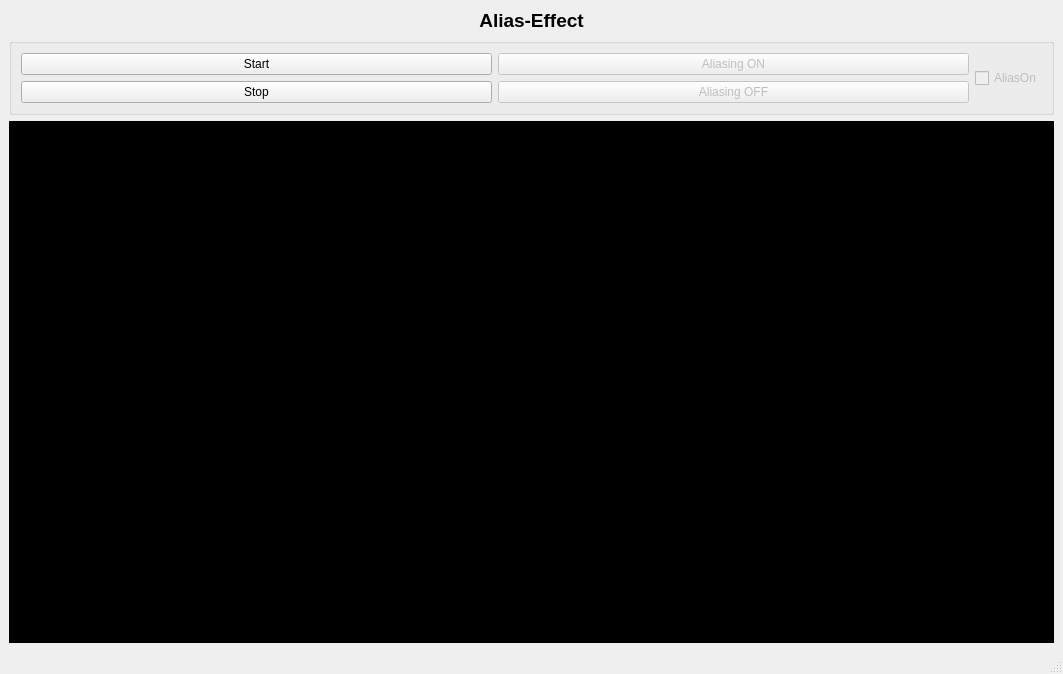
<?xml version="1.0" encoding="UTF-8"?>
<ui version="4.0">
 <class>MainWindow</class>
 <widget class="QMainWindow" name="MainWindow">
  <property name="geometry">
   <rect>
    <x>0</x>
    <y>0</y>
    <width>1063</width>
    <height>674</height>
   </rect>
  </property>
  <property name="windowTitle">
   <string>MainWindow</string>
  </property>
  <widget class="QWidget" name="centralwidget">
   <layout class="QGridLayout" name="gridLayout_5">
    <item row="0" column="0">
     <layout class="QGridLayout" name="gridLayout_4">
      <item row="3" column="1">
       <spacer name="horizontalSpacer">
        <property name="orientation">
         <enum>Qt::Horizontal</enum>
        </property>
        <property name="sizeHint" stdset="0">
         <size>
          <width>778</width>
          <height>0</height>
         </size>
        </property>
       </spacer>
      </item>
      <item row="2" column="1">
       <widget class="QWidget" name="widget" native="true">
        <property name="styleSheet">
         <string notr="true">background-color: rgb(0, 0, 0);</string>
        </property>
       </widget>
      </item>
      <item row="0" column="1">
       <widget class="QLabel" name="label">
        <property name="text">
         <string>&lt;html&gt;&lt;head/&gt;&lt;body&gt;&lt;p&gt;&lt;span style=&quot; font-size:14pt; font-weight:600;&quot;&gt;Alias-Effect&lt;/span&gt;&lt;/p&gt;&lt;/body&gt;&lt;/html&gt;</string>
        </property>
        <property name="alignment">
         <set>Qt::AlignCenter</set>
        </property>
       </widget>
      </item>
      <item row="1" column="1">
       <widget class="QGroupBox" name="groupBox">
        <property name="title">
         <string/>
        </property>
        <layout class="QGridLayout" name="gridLayout_3">
         <item row="0" column="2">
          <widget class="QCheckBox" name="checkBox">
           <property name="enabled">
            <bool>false</bool>
           </property>
           <property name="tabletTracking">
            <bool>false</bool>
           </property>
           <property name="text">
            <string>AliasOn</string>
           </property>
          </widget>
         </item>
         <item row="0" column="1">
          <layout class="QVBoxLayout" name="verticalLayout">
           <item>
            <layout class="QGridLayout" name="gridLayout">
             <item row="1" column="0">
              <spacer name="horizontalSpacer_3">
               <property name="orientation">
                <enum>Qt::Horizontal</enum>
               </property>
               <property name="sizeHint" stdset="0">
                <size>
                 <width>380</width>
                 <height>0</height>
                </size>
               </property>
              </spacer>
             </item>
             <item row="0" column="0">
              <widget class="QPushButton" name="pushButton_3">
               <property name="enabled">
                <bool>false</bool>
               </property>
               <property name="text">
                <string>Aliasing ON</string>
               </property>
              </widget>
             </item>
             <item row="2" column="0">
              <widget class="QPushButton" name="pushButton_4">
               <property name="enabled">
                <bool>false</bool>
               </property>
               <property name="text">
                <string>Aliasing OFF</string>
               </property>
              </widget>
             </item>
            </layout>
           </item>
          </layout>
         </item>
         <item row="0" column="0">
          <layout class="QGridLayout" name="gridLayout_2">
           <item row="0" column="0">
            <layout class="QVBoxLayout" name="verticalLayout_2">
             <item>
              <widget class="QPushButton" name="pushButton">
               <property name="text">
                <string>Start</string>
               </property>
              </widget>
             </item>
             <item>
              <spacer name="horizontalSpacer_2">
               <property name="orientation">
                <enum>Qt::Horizontal</enum>
               </property>
               <property name="sizeHint" stdset="0">
                <size>
                 <width>380</width>
                 <height>0</height>
                </size>
               </property>
              </spacer>
             </item>
             <item>
              <widget class="QPushButton" name="pushButton_2">
               <property name="text">
                <string>Stop</string>
               </property>
              </widget>
             </item>
            </layout>
           </item>
          </layout>
         </item>
        </layout>
       </widget>
      </item>
      <item row="2" column="0">
       <spacer name="verticalSpacer">
        <property name="orientation">
         <enum>Qt::Vertical</enum>
        </property>
        <property name="sizeHint" stdset="0">
         <size>
          <width>0</width>
          <height>40</height>
         </size>
        </property>
       </spacer>
      </item>
     </layout>
    </item>
   </layout>
  </widget>
  <widget class="QStatusBar" name="statusbar"/>
 </widget>
 <resources/>
 <connections/>
</ui>
